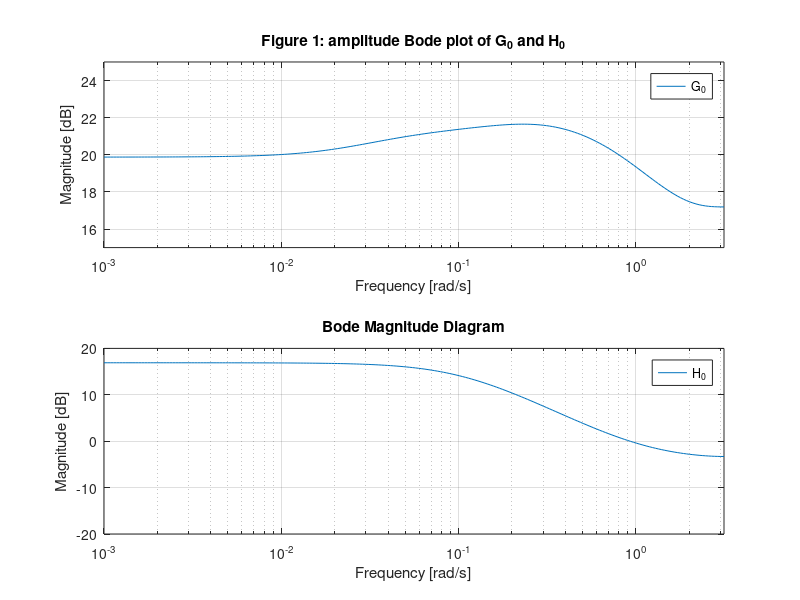
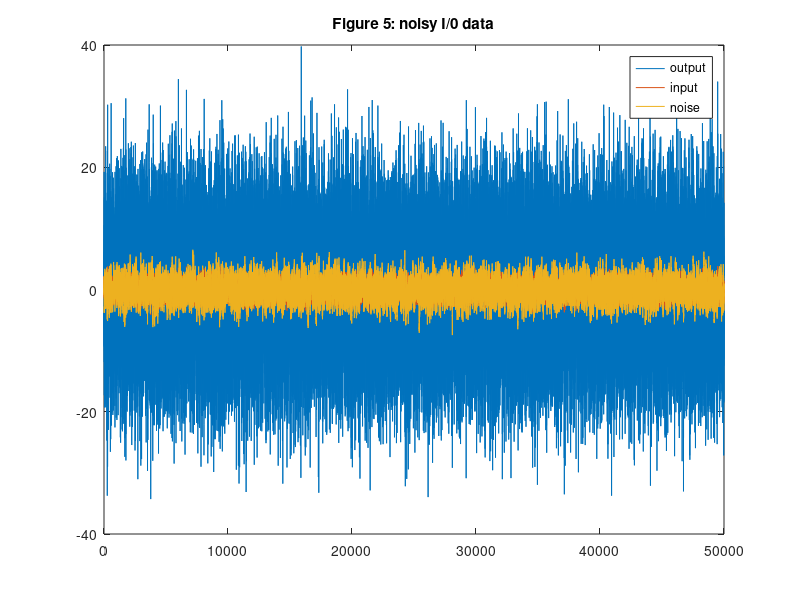

Recreate these plots in MATLAB, in order. (Note: this script raises an error after producing the figures.)
% Matlab portion of demo for MAE283a on Approximate Modeling (2016)
% Written by R.A. de Callafon, Dept. of MAE, UCSD <callafon@ucsd.edu>

% Legal Dogma
% * This software is part of the course MAE283a: "Parametric System Identification - 
%   theory and tools (Fall, 2016)", called the MAE283A 2012 course.
% * Use this software to study and understand the main computational tools 
%   behind the system identification techniques used in the MAE283A 2016
%   course only.
% * Feel free to re-use some of the code for your final project in the MAE283a 2016 course
% * UNAUTHORIZED COPYING, REPRODUCTION, REPUBLISHING, UPLOADING, POSTING, TRANSMITTING 
%   OR DUPLICATING OF ANY OF THE CODE BELOW OTHER THAN FOR THE PURPOSE OF
%   THE MAE283A COURSE IS PROHIBITED

clc

% definition of model
disp('Data Generating System')
disp('----------------------');
disp('G0:');
G0=tf([0    8.5899  -25.9341   29.1481  -14.6230    2.9126   -0.0866],[1.0000   -3.2588    4.0656   -2.3557    0.5653   -0.0021   -0.0136],1)
disp('H0:');
H0=tf([1 -0.3],[1 -0.9],1)

% definition of frequency vector
w=logspace(-3,pi,200);

figure(1);
set(gcf,'color','white')
subplot(2,1,1);
bodemag(G0,w)
legend('G_0')
axis([1e-3 pi 15 25])
title(['Figure ' num2str(gcf) ': amplitude Bode plot of G_0 and H_0'])
subplot(2,1,2);
bodemag(H0,w);
legend('H_0')
axis([1e-3 pi -20 20])
pause

disp('Generating noisy data...')
disp('N=50000;u=randn(N,1);e=randn(N,1);v=lsim(H0,e);y=lsim(G0,u)+v;');
N=50000;u=randn(N,1);e=randn(N,1);v=lsim(H0,e);y=lsim(G0,u)+v;
pause

figure(5)
set(gcf,'color','white')
plot(1:N,[y u v]),legend('output','input','noise');
title(['Figure ' num2str(gcf) ': noisy I/0 data'])
pause

disp('Estimate 3rd order ARX model');
disp('TH=arx([y u],[3 3 1]);');
TH=arx([y u],[3 3 1]);
[a,b,c,d,f]=th2poly(TH);
Ghat=tf(b,a,1);
Hhat=tf([1 0 0],a,1);
pause

figure(6);
set(gcf,'color','white')
subplot(2,1,1);
bodemag(G0,Ghat,w)
legend('G_0','G_{ARX}')
axis([1e-3 pi 15 25])
title(['Figure ' num2str(gcf) ': amplitude Bode plot of ARX model based on noisy data'])
subplot(2,1,2);
bodemag(H0,Hhat,w);
legend('H_0','H_{ARX}')
axis([1e-3 pi -20 20])
pause

figure(7);
set(gcf,'color','white')
step(G0,Ghat)
a=axis;
axis([a(1) a(2) a(3) 15])
legend('G_0','G_{ARX}')
title(['Figure ' num2str(gcf) ': step response of ARX model based on noisy data'])
pause

disp('Now, high order ARX model estimation');
disp('TH=arx([y u],[10 10 1]);');
TH=arx([y u],[10 10 1]);
[a,b,c,d,f]=th2poly(TH);
Ghat=tf(b,a,1);
Hhat=tf([1 0 0 0 0 0 0 0 0 0],a,1);
pause

figure(8);
set(gcf,'color','white')
subplot(2,1,1);
bodemag(G0,Ghat,w)
legend('G_0','G_{ARX}')
axis([1e-3 pi 15 25])
title(['Figure ' num2str(gcf) ': amplitude Bode plot of high order ARX model based on noisy data'])
subplot(2,1,2);
bodemag(H0,Hhat,w);
legend('H_0','H_{ARX}')
axis([1e-3 pi -20 20])
pause


figure(9);
set(gcf,'color','white')
step(G0,Ghat)
a=axis;
axis([a(1) a(2) a(3) 15])
legend('G_0','G_{ARX}')
title(['Figure ' num2str(gcf) ': step response of high order ARX model based on noisy data'])
pause

disp('3rd order OE model estimation');
disp('TH=oe([y u],[3 3 1]);');
TH=oe([y u],[3 3 1]);
[a,b,c,d,f]=th2poly(TH);
Ghat=tf(b,f,1);
Hhat=tf(1,1,1);
pause 

figure(10);
subplot(2,1,1);
bodemag(G0,Ghat,w)
legend('G_0','G_{OE}')
title(['Figure ' num2str(gcf) ': amplitude Bode plot of OE model based on noisy data'])
axis([1e-3 pi 15 25])
subplot(2,1,2);
bodemag(H0,Hhat,w);
legend('H_0','H_{OE}')
axis([1e-3 pi -20 20])
pause

figure(11);
set(gcf,'color','white')
step(G0,Ghat)
a=axis;
axis([a(1) a(2) a(3) 15])
legend('G_0','G_{OE}')
title(['Figure ' num2str(gcf) ': step response of OE model based on noisy data'])